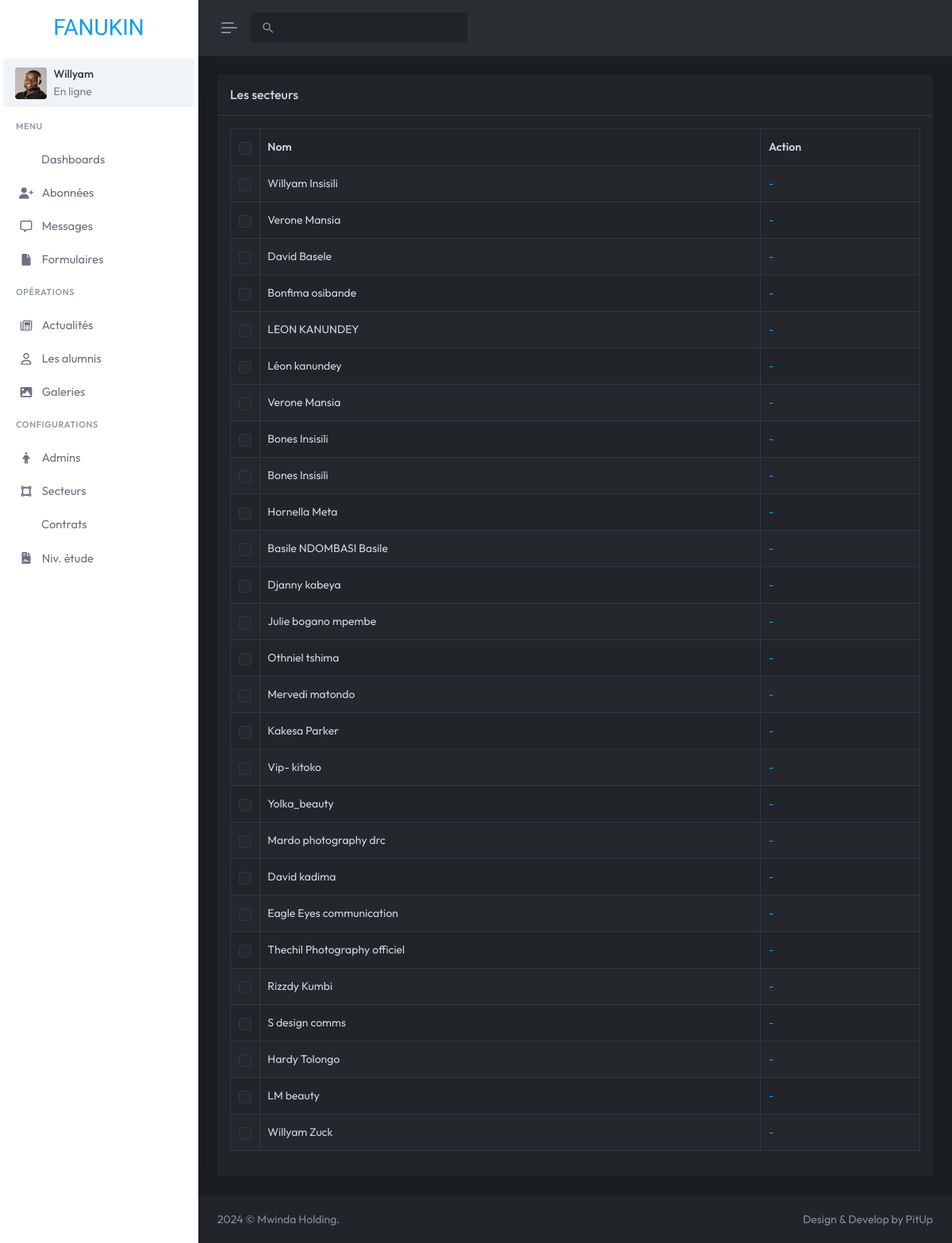
The app's page /admins/alumins.php (signed in), older data.
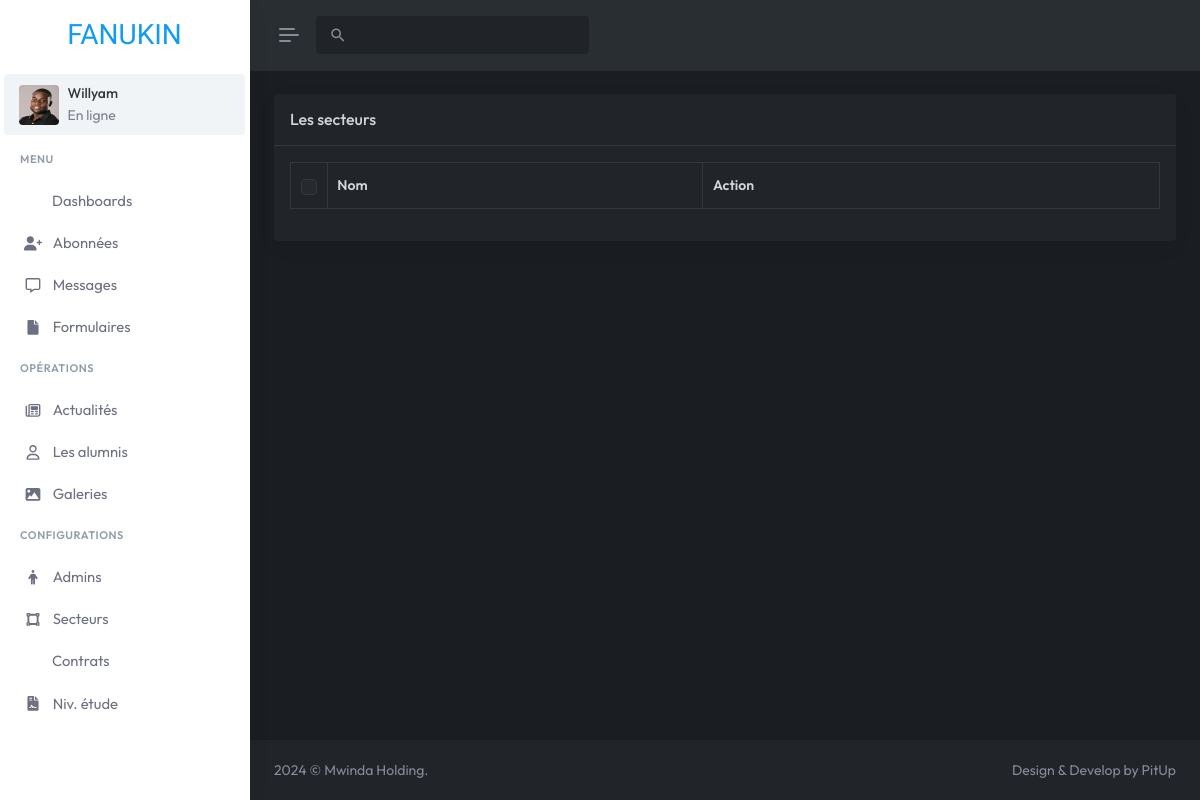
The same page, newer data.
### tables this page shows
CREATE TABLE IF NOT EXISTS `tb_candidat` (
  `id` int NOT NULL AUTO_INCREMENT,
  `name` text,
  `datenaiss` date DEFAULT NULL,
  `phone` text,
  `email` text,
  `salaire` text,
  `avatar` text,
  `password` text,
  `profil` text,
  `country` text,
  `city` text,
  `secteur` text,
  `secteur_id` int NOT NULL,
  `type_candidat` tinyint DEFAULT '0',
  `status` tinyint DEFAULT '1',
  `ville` text,
  `faculte` text,
  `annee` text,
  `niveau` text,
  `adresse` text,
  PRIMARY KEY (`id`)
);

### admins/models/alimni.php (called while the page is built, shortened)
<?php
$db = db();
$req = $db->query("SELECT * FROM tb_candidat");

### admins/alumins.php (the view, shortened to what this page needs)
<!DOCTYPE html>
<html
    lang="en"
    data-layout="vertical"
    data-topbar="light"
    data-sidebar="light"
    data-bs-theme="dark"
    data-sidebar-size="lg"
    data-sidebar-image="none"
    data-preloader="disable"
    data-theme="vintage"
    data-theme-colors="default"
    data-sidebar-user-show
>
    <head>
        <link href="assets/css/bootstrap.min.css" rel="stylesheet" type="text/css" />
        <link href="assets/css/icons.min.css" rel="stylesheet" type="text/css" />
        <link href="assets/css/app.min.css" rel="stylesheet" type="text/css" />
        <link href="assets/css/custom.min.css" rel="stylesheet" type="text/css" />
        <link rel="stylesheet" href="https://cdnjs.cloudflare.com/ajax/libs/MaterialDesign-Webfont/6.5.95/css/materialdesignicons.min.css" />
        <link
            rel="stylesheet"
            href="https://cdnjs.cloudflare.com/ajax/libs/MaterialDesign-Webfont/6.5.95/css/materialdesignicons.css
            "
        />
        <link rel="stylesheet" href="https://cdnjs.cloudflare.com/ajax/libs/MaterialDesign-Webfont/6.5.95/css/materialdesignicons.css.map" />
        <link rel="stylesheet" href="https://cdnjs.cloudflare.com/ajax/libs/MaterialDesign-Webfont/6.5.95/css/materialdesignicons.min.css.map" />
        <link rel="stylesheet" type="text/css" href="https://cdnjs.cloudflare.com/ajax/libs/font-awesome/6.0.0-beta3/css/all.min.css" />
        <link rel="stylesheet" type="text/css" href="https://cdnjs.cloudflare.com/ajax/libs/font-awesome/6.0.0-beta3/css/fontawesome.min.css" />
        <link rel="stylesheet" href="https://cdn.datatables.net/1.11.5/css/dataTables.bootstrap5.min.css" />
        <link rel="stylesheet" href="https://cdn.datatables.net/responsive/2.2.9/css/responsive.bootstrap.min.css" />
        <link rel="stylesheet" href="https://cdn.datatables.net/buttons/2.2.2/css/buttons.dataTables.min.css" />
    </head>
    <body>
        <div id="layout-wrapper">
            <?php require 'views/header.php'; ?>
            <?php require 'views/nav.php'; ?>
            <div class="main-content">
                <div class="page-content">
                    <div class="container-fluid">
                        <div class="row">
                            <div class="col-lg-12">
                                <div class="card">
                                    <div class="card-header d-flex align-items-center justify-content-between">
                                        <h5 class="card-title mb-0">Les secteurs</h5>
                                    </div>
                                    <div class="card-body">
                                        <table id="example" class="table table-bordered dt-responsive nowrap table-striped align-middle" style="width: 100%;">
                                            <thead>
                                                <tr>
                                                    <th scope="col" style="width: 10px;">
                                                        <div class="form-check">
                                                            <input class="form-check-input fs-15" type="checkbox" id="checkAll" value="option" />
                                                        </div>
                                                    </th>
                                                    <th data-ordering="false">Nom</th>
                                                    <th data-ordering="false">Action</th>
                                                </tr>
                                            </thead>
                                            <tbody>
                                                <?php
                                                    require 'models/alimni.php';
                                                    while ($res = $req->fetch(PDO::FETCH_OBJ)) {
                                                ?>
                                                    <tr>
                                                        <th scope="row">
                                                            <div class="form-check">
                                                                <input class="form-check-input fs-15" type="checkbox" name="checkAll" value="option1" />
                                                            </div>
                                                        </th>
                                                        <td><?= $res->name ?></td>
                                                        <td>
                                                            <a href="#">
                                                                -
                                                            </a>
                                                        </td>
                                                    </tr>
                                                <?php }$req->closeCursor(); ?>
                                            </tbody>
                                        </table>
                                    </div>
                                </div>
                            </div>
                        </div>
                    </div>
                </div>
                <?php require 'views/footer.php'; ?>
            </div>
        </div>
    </body>
</html>

### admins/views/header.php (shortened to what this page needs)
<header id="page-topbar">
    <div class="layout-width">
        <div class="navbar-header">
            <div class="d-flex">
                <button type="button" class="btn btn-sm px-3 fs-16 header-item vertical-menu-btn topnav-hamburger material-shadow-none" id="topnav-hamburger-icon">
                    <span class="hamburger-icon">
                        <span></span>
                        <span></span>
                        <span></span>
                    </span>
                </button>
                <form class="app-search d-none d-md-block">
                    <div class="position-relative">
                        <input type="search" class="form-control" autocomplete="off" id="search-options" value="" readonly />
                        <span class="mdi mdi-magnify search-widget-icon"></span>
                    </div>
                </form>
            </div>
            <div class="d-flex align-items-center">
                <div class="ms-1 header-item d-none d-sm-flex">
                    <button type="button" class="btn btn-icon btn-topbar material-shadow-none btn-ghost-secondary rounded-circle" data-toggle="fullscreen">
                    </button>
                </div>
                <div class="ms-1 header-item d-none d-sm-flex">
                    <button type="button" class="btn btn-icon btn-topbar material-shadow-none btn-ghost-secondary rounded-circle light-dark-mode">
                        <i class="bx bx-moon fs-22"></i>
                    </button>
                </div>
            </div>
        </div>
    </div>
</header>

### admins/views/nav.php (shortened to what this page needs)
<div class="app-menu navbar-menu">
    <div class="navbar-brand-box">
        <a href="dashboard" class="logo logo-dark" style="font-size: 2em;">
            FANUKIN
        </a>
    </div>
    <div class="dropdown sidebar-user m-1 rounded">
        <button type="button" class="btn material-shadow-none" id="page-header-user-dropdown" data-bs-toggle="dropdown" aria-haspopup="true" aria-expanded="false">
            <span class="d-flex align-items-center gap-2">
                <img class="rounded header-profile-user" src="assets/avatar/<?= $_SESSION['avatar'] ?>" alt="Header Avatar" />
                <span class="text-start">
                    <span class="d-block fw-medium sidebar-user-name-text"><?= $_SESSION['nom'] ?></span>
                    <span class="d-block fs-14 sidebar-user-name-sub-text"><i class="ri ri-circle-fill fs-10 text-success align-baseline"></i> <span class="align-middle">En ligne</span></span>
                </span>
            </span>
        </button>
    </div>
    <div id="scrollbar">
        <div class="container-fluid">
            <ul class="navbar-nav" id="navbar-nav">
                <li class="menu-title"><span data-key="t-menu">Menu</span></li>
                <li class="nav-item">
                    <a class="nav-link menu-link" href="dashboard">
                        <i class="ri-dashboard-2-line"></i> <span data-key="t-dashboards">Dashboards</span>
                    </a>
                </li>
                <li class="nav-item">
                    <a class="nav-link menu-link" href="follow">
                        <i class="fa-solid fa-user-plus"></i> <span data-key="t-apps">Abonnées</span>
                    </a>
                </li>
                <li class="nav-item">
                    <a class="nav-link menu-link" href="messages">
                        <i class="fa-regular fa-message"></i> <span data-key="t-layouts">Messages</span>
                    </a>
                </li>
                <li class="nav-item">
                    <a class="nav-link menu-link" href="forms">
                        <i class="fa-solid fa-file"></i> <span data-key="t-layouts">Formulaires</span>
                    </a>
                </li>
                <li class="menu-title"><i class="ri-more-fill"></i> <span data-key="t-pages">Opérations</span></li>
                <li class="nav-item">
                    <a class="nav-link menu-link" href="tips">
                        <i class="fa-regular fa-newspaper"></i> <span data-key="t-authentication">
                            Actualités
                        </span>
                    </a>
                </li>
                <li class="nav-item">
                    <a class="nav-link menu-link" href="alumnis">
                        <i class="fa-regular fa-user"></i> <span data-key="t-landing">
                            Les alumnis
                        </span>
                    </a>
                </li>
                <li class="nav-item">
                    <a class="nav-link menu-link" href="pictures">
                        <i class="fa-solid fa-image"></i> <span data-key="t-landing">
                            Galeries
                        </span>
                    </a>
                </li>
                <li class="menu-title"><i class="ri-more-fill"></i> <span data-key="t-components">Configurations</span></li>
                <li class="nav-item">
                    <a class="nav-link menu-link" href="admin">
                        <i class="fa-solid fa-person"></i> <span data-key="t-base-ui">
                            Admins
                        </span>
                    </a>
                </li>
                <li class="nav-item">
                    <a class="nav-link menu-link" href="sectors"> <i class="fa-solid fa-vector-square"></i> <span data-key="t-widgets">Secteurs</span> </a>
                </li>
                <li class="nav-item">
                    <a class="nav-link menu-link" href="contracts">
                        <i class="ri-file-list-3-line"></i> <span data-key="t-forms">
                            Contrats
                        </span>
                    </a>
                </li>
                <li class="nav-item">
                    <a class="nav-link menu-link" href="studylevel">
                        <i class="fa-solid fa-file-contract"></i> <span data-key="t-tables">Niv. étude</span>
                    </a>
                </li>
            </ul>
        </div>
    </div>
    <div class="sidebar-background"></div>
</div>

### admins/views/footer.php (shortened to what this page needs)
<footer class="footer">
    <div class="container-fluid">
        <div class="row">
            <div class="col-sm-6">
                © Mwinda Holding.
            </div>
            <div class="col-sm-6">
                <div class="text-sm-end d-none d-sm-block">
                    Design & Develop by PitUp
                </div>
            </div>
        </div>
    </div>
</footer>

Row changes from the older to the newer data that the page shows:
removed tb_candidat: name "Willyam Insisili"
removed tb_candidat: name "Verone Mansia"
removed tb_candidat: name "David Basele"
removed tb_candidat: name "Bonfima osibande"
removed tb_candidat: name "LEON KANUNDEY"
removed tb_candidat: name "Léon kanundey"
removed tb_candidat: name "Verone Mansia"
removed tb_candidat: name "Bones Insisili"
removed tb_candidat: name "Bones Insisili"
removed tb_candidat: name "Hornella Meta"
removed tb_candidat: name "Basile NDOMBASI Basile"
removed tb_candidat: name "Djanny kabeya"
removed tb_candidat: name "Julie bogano mpembe"
removed tb_candidat: name "Othniel tshima"
removed tb_candidat: name "Mervedi matondo"
removed tb_candidat: name "Kakesa Parker"
removed tb_candidat: name "Vip- kitoko"
removed tb_candidat: name "Yolka_beauty"
removed tb_candidat: name "Mardo photography drc"
removed tb_candidat: name "David kadima"
removed tb_candidat: name "Eagle Eyes communication"
removed tb_candidat: name "Thechil Photography officiel"
removed tb_candidat: name "Rizzdy Kumbi"
removed tb_candidat: name "S design comms"
removed tb_candidat: name "Hardy Tolongo"
removed tb_candidat: name "LM beauty"
removed tb_candidat: name "Willyam Zuck"
